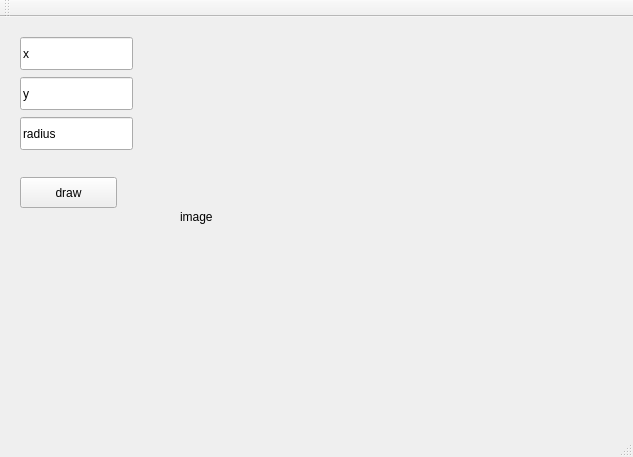
<?xml version="1.0" encoding="UTF-8"?>
<ui version="4.0">
 <class>MainWindow</class>
 <widget class="QMainWindow" name="MainWindow">
  <property name="geometry">
   <rect>
    <x>0</x>
    <y>0</y>
    <width>633</width>
    <height>457</height>
   </rect>
  </property>
  <property name="windowTitle">
   <string>MainWindow</string>
  </property>
  <widget class="QWidget" name="centralWidget">
   <widget class="QLabel" name="label">
    <property name="geometry">
     <rect>
      <x>180</x>
      <y>0</y>
      <width>400</width>
      <height>400</height>
     </rect>
    </property>
    <property name="text">
     <string>image</string>
    </property>
   </widget>
   <widget class="QLineEdit" name="lineEdit_3">
    <property name="geometry">
     <rect>
      <x>20</x>
      <y>100</y>
      <width>113</width>
      <height>33</height>
     </rect>
    </property>
    <property name="text">
     <string>radius</string>
    </property>
   </widget>
   <widget class="QPushButton" name="pushButton">
    <property name="geometry">
     <rect>
      <x>20</x>
      <y>160</y>
      <width>97</width>
      <height>31</height>
     </rect>
    </property>
    <property name="text">
     <string>draw</string>
    </property>
   </widget>
   <widget class="QLineEdit" name="lineEdit">
    <property name="geometry">
     <rect>
      <x>20</x>
      <y>60</y>
      <width>113</width>
      <height>33</height>
     </rect>
    </property>
    <property name="text">
     <string>y</string>
    </property>
   </widget>
   <widget class="QLineEdit" name="lineEdit_2">
    <property name="geometry">
     <rect>
      <x>20</x>
      <y>20</y>
      <width>113</width>
      <height>33</height>
     </rect>
    </property>
    <property name="text">
     <string>x</string>
    </property>
   </widget>
  </widget>
  <widget class="QMenuBar" name="menuBar">
   <property name="geometry">
    <rect>
     <x>0</x>
     <y>0</y>
     <width>633</width>
     <height>27</height>
    </rect>
   </property>
  </widget>
  <widget class="QToolBar" name="mainToolBar">
   <attribute name="toolBarArea">
    <enum>TopToolBarArea</enum>
   </attribute>
   <attribute name="toolBarBreak">
    <bool>false</bool>
   </attribute>
  </widget>
  <widget class="QStatusBar" name="statusBar"/>
 </widget>
 <layoutdefault spacing="6" margin="11"/>
 <resources/>
 <connections/>
</ui>
